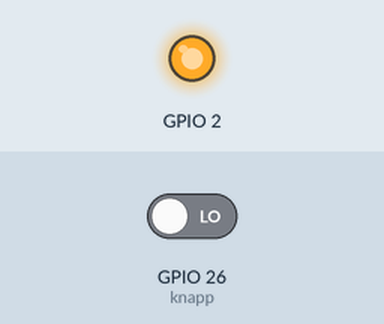
Recording of a program running on a simulated Raspberry Pi (BCM pin numbers). On the bench: output pins drawn as LEDs (lit = HIGH). The inputs (shaded band) are chosen by the test bench; at power-on: GPIO 26 (knapp) LOW. What the program prints to the terminal is not drawn.

Above: at 0.1 s.
Timing chart, 0 to 1.6 s (numbered marks = the images above):
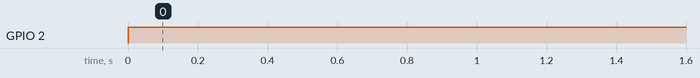

Measured:
- by itself, GPIO 2: LOW → HIGH at 0.00 s

The program:

buttonclick.py
```python
import RPi.GPIO as GPIO
from time import sleep
import os

GPIO.setmode(GPIO.BCM)
GPIO.setwarnings(False)

GPIO.cleanup()

GPIO.setup(26,GPIO.IN)
GPIO.setup(2,GPIO.OUT)


while True:
	knapp = GPIO.input(26)
	GPIO.output(2,GPIO.HIGH)
	if knapp == False:
		print "knapp YEAH!!"
		#sleep(0.5)
		#os.system('clear')
		while knapp == False:
			knapp = GPIO.input(26)
```
